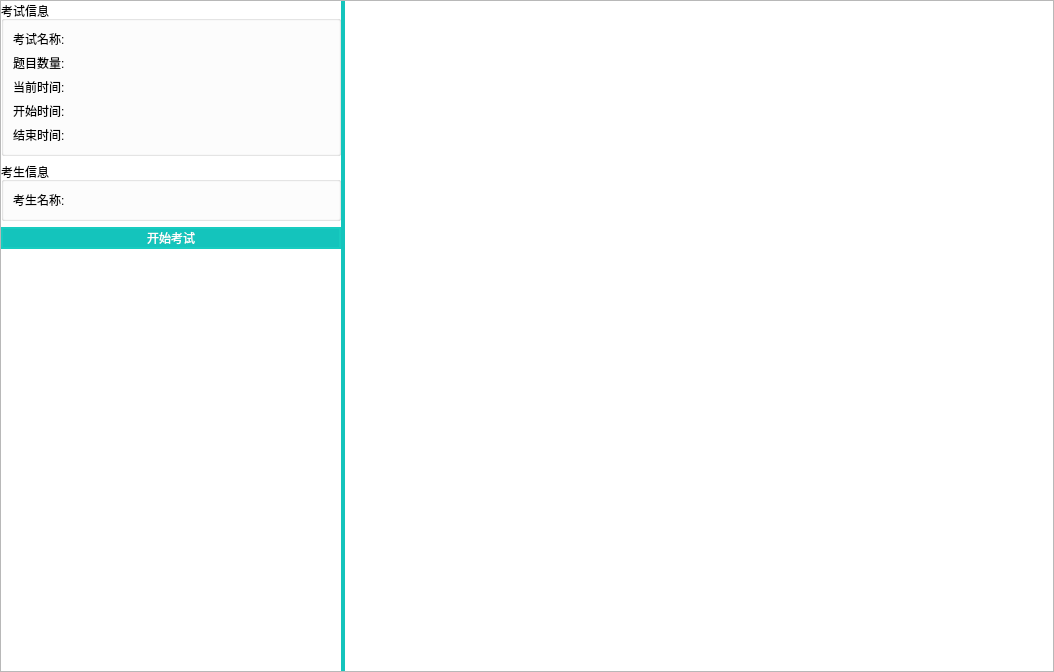
<?xml version="1.0" encoding="UTF-8"?>
<ui version="4.0">
 <class>ExamView</class>
 <widget class="QWidget" name="ExamView">
  <property name="geometry">
   <rect>
    <x>0</x>
    <y>0</y>
    <width>1054</width>
    <height>672</height>
   </rect>
  </property>
  <property name="windowTitle">
   <string>Form</string>
  </property>
  <property name="styleSheet">
   <string notr="true">QWidget#ExamView{
	background-color: white;
}</string>
  </property>
  <layout class="QHBoxLayout" name="horizontalLayout" stretch="0">
   <property name="spacing">
    <number>4</number>
   </property>
   <property name="leftMargin">
    <number>0</number>
   </property>
   <property name="topMargin">
    <number>0</number>
   </property>
   <property name="rightMargin">
    <number>0</number>
   </property>
   <property name="bottomMargin">
    <number>0</number>
   </property>
   <item>
    <widget class="QSplitter" name="splitter">
     <property name="styleSheet">
      <string notr="true">QSplitter#splitter::handle{
	background-color: rgb(20,196,188);
}
QSplitter#splitter::margin{
	background-color: rgb(20,196,188);
}</string>
     </property>
     <property name="frameShape">
      <enum>QFrame::StyledPanel</enum>
     </property>
     <property name="frameShadow">
      <enum>QFrame::Raised</enum>
     </property>
     <property name="orientation">
      <enum>Qt::Horizontal</enum>
     </property>
     <property name="handleWidth">
      <number>4</number>
     </property>
     <property name="childrenCollapsible">
      <bool>false</bool>
     </property>
     <widget class="QWidget" name="widgetLeft" native="true">
      <property name="maximumSize">
       <size>
        <width>340</width>
        <height>16777215</height>
       </size>
      </property>
      <property name="styleSheet">
       <string notr="true">QWidget#widgetLeft{
	background-color: white;
}</string>
      </property>
      <layout class="QVBoxLayout" name="verticalLayout_3">
       <item>
        <widget class="QGroupBox" name="boxExamInfo">
         <property name="title">
          <string>考试信息</string>
         </property>
         <layout class="QVBoxLayout" name="verticalLayout">
          <item>
           <layout class="QHBoxLayout" name="layoutExamName" stretch="0,1">
            <item>
             <widget class="QLabel" name="labelExamNameText">
              <property name="text">
               <string>考试名称:</string>
              </property>
             </widget>
            </item>
            <item>
             <widget class="QLabel" name="labelExamName">
              <property name="text">
               <string/>
              </property>
              <property name="alignment">
               <set>Qt::AlignRight|Qt::AlignTrailing|Qt::AlignVCenter</set>
              </property>
             </widget>
            </item>
           </layout>
          </item>
          <item>
           <layout class="QHBoxLayout" name="layoutQuesCnt" stretch="0,1">
            <item>
             <widget class="QLabel" name="labelQuesCntText">
              <property name="text">
               <string>题目数量:</string>
              </property>
             </widget>
            </item>
            <item>
             <widget class="QLabel" name="labelQuesCnt">
              <property name="text">
               <string/>
              </property>
             </widget>
            </item>
           </layout>
          </item>
          <item>
           <layout class="QHBoxLayout" name="layoutCurTime" stretch="0,1">
            <item>
             <widget class="QLabel" name="labelCurTimeText">
              <property name="text">
               <string>当前时间:</string>
              </property>
             </widget>
            </item>
            <item>
             <widget class="QLabel" name="labelCurTime">
              <property name="text">
               <string/>
              </property>
              <property name="alignment">
               <set>Qt::AlignRight|Qt::AlignTrailing|Qt::AlignVCenter</set>
              </property>
             </widget>
            </item>
           </layout>
          </item>
          <item>
           <layout class="QHBoxLayout" name="layoutStartTime" stretch="0,1">
            <item>
             <widget class="QLabel" name="labelStartTimeText">
              <property name="text">
               <string>开始时间:</string>
              </property>
             </widget>
            </item>
            <item>
             <widget class="QLabel" name="labelStartTime">
              <property name="text">
               <string/>
              </property>
              <property name="alignment">
               <set>Qt::AlignRight|Qt::AlignTrailing|Qt::AlignVCenter</set>
              </property>
             </widget>
            </item>
           </layout>
          </item>
          <item>
           <layout class="QHBoxLayout" name="layoutEndTime" stretch="0,1">
            <item>
             <widget class="QLabel" name="labelEndTimeText">
              <property name="text">
               <string>结束时间:</string>
              </property>
             </widget>
            </item>
            <item>
             <widget class="QLabel" name="labelEndTime">
              <property name="text">
               <string/>
              </property>
              <property name="alignment">
               <set>Qt::AlignRight|Qt::AlignTrailing|Qt::AlignVCenter</set>
              </property>
             </widget>
            </item>
           </layout>
          </item>
         </layout>
        </widget>
       </item>
       <item>
        <widget class="QGroupBox" name="boxStuInfo">
         <property name="title">
          <string>考生信息</string>
         </property>
         <layout class="QVBoxLayout" name="verticalLayout_2">
          <item>
           <layout class="QHBoxLayout" name="layoutStuName" stretch="0,1">
            <item>
             <widget class="QLabel" name="labelStuNameText">
              <property name="text">
               <string>考生名称:</string>
              </property>
             </widget>
            </item>
            <item>
             <widget class="QLabel" name="labelStuName">
              <property name="text">
               <string/>
              </property>
              <property name="alignment">
               <set>Qt::AlignRight|Qt::AlignTrailing|Qt::AlignVCenter</set>
              </property>
             </widget>
            </item>
           </layout>
          </item>
         </layout>
        </widget>
       </item>
       <item>
        <widget class="QPushButton" name="btnStart">
         <property name="minimumSize">
          <size>
           <width>200</width>
           <height>0</height>
          </size>
         </property>
         <property name="styleSheet">
          <string notr="true">QPushButton{
	color: #FFFFFF;
	border: 2px solid rgb(24, 204, 192);
	background-color: rgb(20,196,188);
}
QPushButton:hover{
	background-color: rgb(22,218,208);
}
QPushButton:pressed{
	background-color: rgb(17,171,164);
}</string>
         </property>
         <property name="text">
          <string>开始考试</string>
         </property>
        </widget>
       </item>
       <item>
        <spacer name="verSpacerLeft">
         <property name="orientation">
          <enum>Qt::Vertical</enum>
         </property>
         <property name="sizeHint" stdset="0">
          <size>
           <width>20</width>
           <height>387</height>
          </size>
         </property>
        </spacer>
       </item>
      </layout>
     </widget>
     <widget class="QWidget" name="widgetRight" native="true">
      <property name="styleSheet">
       <string notr="true">QWidget#widgetRight{
	background-color: white;
}</string>
      </property>
      <layout class="QVBoxLayout" name="verticalLayout_4">
       <property name="leftMargin">
        <number>0</number>
       </property>
       <property name="topMargin">
        <number>0</number>
       </property>
       <property name="rightMargin">
        <number>0</number>
       </property>
       <property name="bottomMargin">
        <number>0</number>
       </property>
       <item>
        <widget class="QWidget" name="widgetExam" native="true">
         <property name="minimumSize">
          <size>
           <width>0</width>
           <height>40</height>
          </size>
         </property>
        </widget>
       </item>
       <item>
        <spacer name="verSpacerExam">
         <property name="orientation">
          <enum>Qt::Vertical</enum>
         </property>
         <property name="sizeHint" stdset="0">
          <size>
           <width>20</width>
           <height>40</height>
          </size>
         </property>
        </spacer>
       </item>
      </layout>
     </widget>
    </widget>
   </item>
  </layout>
 </widget>
 <resources/>
 <connections/>
</ui>
